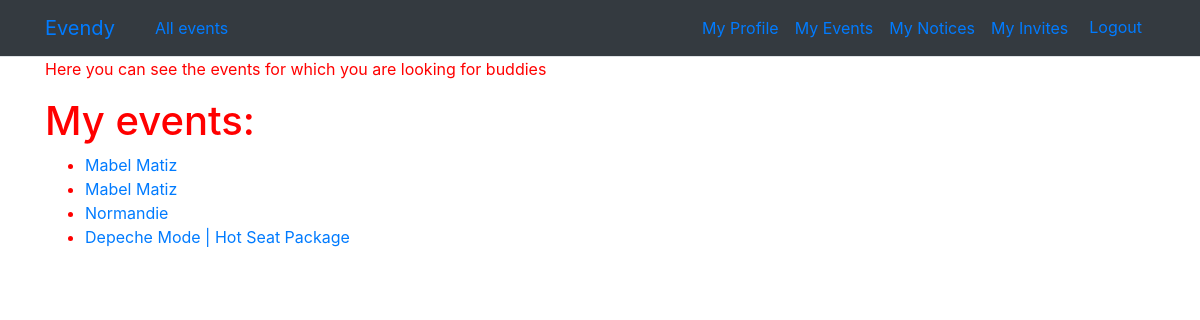
Screenshot of /my-events/ (signed in) with the database file from the repository.
### evendy/models.py (models this page shows, shortened)
class Event(models.Model):
    title = models.CharField(max_length=100)
    date = models.DateField()
    time = models.TimeField(null=True)
    place = models.CharField(max_length=250)
    image = models.URLField(default='event_pics/event_default.jpg')
    attendees_looking_for_company = models.ManyToManyField(Profile, related_name='events_who_is_looking_for_company')

### evendy/views.py (the view)
# urls.py: path('my-events/', evendy_views.show_my_events, name='show_my_events')
def show_my_events(request):
    user_profile = request.user.profile
    planned_events = user_profile.user_planned_events.all()
    return render(request, 'evendy/user_events.html', {'planned_events': planned_events})

### evendy/templates/evendy/user_events.html
{% extends 'evendy/base.html' %}
{% block content %}
<p>Here you can see the events for which you are looking for buddies</p>
 <h1>My events:</h1>
     <ul>
      {% for planned_event in planned_events %}
        <li>
          <a href="{% url 'event_details' planned_event.id %}">{{ planned_event.title }}</a>
        </li>
      {% endfor %}
    </ul>
{% endblock %}

### evendy/static/evendy/base.css (style rules this page uses)
body { background-color: white; color: #ff0000; }

### rows the page displays
Event: title "Mabel Matiz"
Event: title "Normandie"
Event: title "Depeche Mode | Hot Seat Package"
